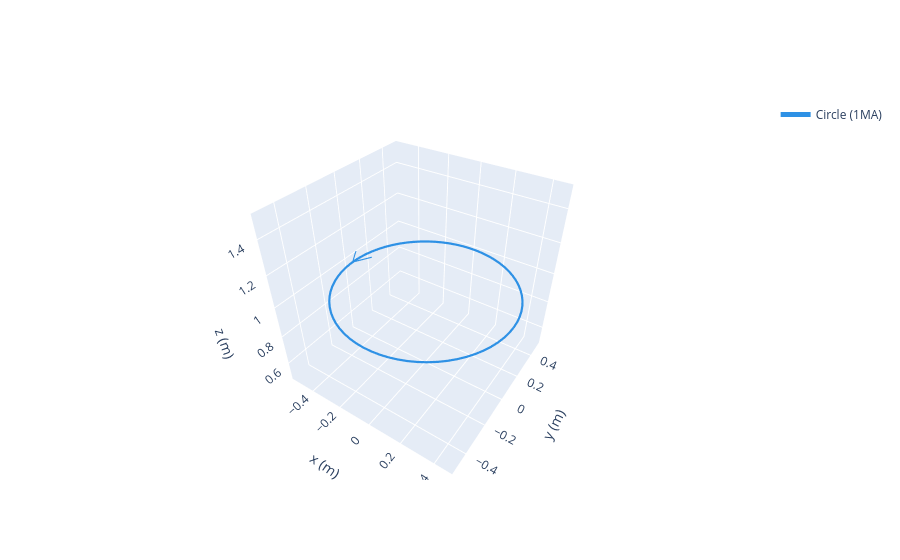

The code cell stored with this chart in its notebook:
### Markdown cell above
Remember that the matplotlib streamline plot expects the U and V parameters (which give the direction of the arrows) to be Y-axis first, then X-axis. This means that if you are working with 'ij' indexing like a regular, sane person, you must transpose the corresponding arrays when calling the streamplot function.

### Code cell
from magpylib.current import Circle
c = Circle(current=1e6, diameter=1).move([0,0,(1)])
mp.show(c)

### Figure 1 — Plotly figure (JSON) as saved in the notebook; plotly's stock layout.template omitted (floating-point values rounded to 4 significant figures)
{"data": [{"legendgroup": "Circle(id=4863577360)", "mode": "lines", "name": "Circle (1MA)", "opacity": 1, "showlegend": true, "x": [-0.56, -0.5, -0.44], "y": [0.1, 6.123e-17, 0.1], "z": [1.0, 1.0, 1.0], "type": "scatter3d", "line": {"width": 2.2, "dash": "solid", "color": "#2e91e5"}}, {"legendgroup": "Circle(id=4863577360)", "mode": "lines", "name": "Circle (1MA)", "opacity": 1, "showlegend": false, "x": [0.5, 0.498, 0.4922, 0.4825, 0.469, 0.4518, 0.4312, 0.4071, 0.3798, 0.3496, 0.3167, 0.2812, 0.2436, 0.204, 0.1629, 0.1205, 0.07712, 0.03316, -0.01106, -0.0552, -0.0989, -0.1418, -0.1837, -0.224, -0.2627, -0.2992, -0.3335, -0.3651, -0.3939, -0.4195, -0.4419, -0.4609, -0.4762, -0.4878, -0.4956, -0.4995, -0.4995, -0.4956, -0.4878, -0.4762, -0.4609, -0.4419, -0.4195, -0.3939, -0.3651, -0.3335, -0.2992, -0.2627, -0.224, -0.1837, -0.1418, -0.0989, -0.0552, -0.01106, 0.03316, 0.07712, 0.1205, 0.1629, 0.204, 0.2436, 0.2812, 0.3167, 0.3496, 0.3798, 0.4071, 0.4312, 0.4518, 0.469, 0.4825, 0.4922, 0.498, 0.5], "y": [0.0, 0.04419, 0.08803, 0.1312, 0.1733, 0.2141, 0.2532, 0.2903, 0.3251, 0.3574, 0.3869, 0.4134, 0.4367, 0.4565, 0.4727, 0.4853, 0.494, 0.4989, 0.4999, 0.4969, 0.4901, 0.4795, 0.4651, 0.447, 0.4255, 0.4006, 0.3726, 0.3416, 0.308, 0.272, 0.2339, 0.1939, 0.1524, 0.1097, 0.06618, 0.02212, -0.02212, -0.06618, -0.1097, -0.1524, -0.1939, -0.2339, -0.272, -0.308, -0.3416, -0.3726, -0.4006, -0.4255, -0.447, -0.4651, -0.4795, -0.4901, -0.4969, -0.4999, -0.4989, -0.494, -0.4853, -0.4727, -0.4565, -0.4367, -0.4134, -0.3869, -0.3574, -0.3251, -0.2903, -0.2532, -0.2141, -0.1733, -0.1312, -0.08803, -0.04419, -1.225e-16], "z": [1.0, 1.0, 1.0, 1.0, 1.0, 1.0, 1.0, 1.0, 1.0, 1.0, 1.0, 1.0, 1.0, 1.0, 1.0, 1.0, 1.0, 1.0, 1.0, 1.0, 1.0, 1.0, 1.0, 1.0, 1.0, 1.0, 1.0, 1.0, 1.0, 1.0, 1.0, 1.0, 1.0, 1.0, 1.0, 1.0, 1.0, 1.0, 1.0, 1.0, 1.0, 1.0, 1.0, 1.0, 1.0, 1.0, 1.0, 1.0, 1.0, 1.0, 1.0, 1.0, 1.0, 1.0, 1.0, 1.0, 1.0, 1.0, 1.0, 1.0, 1.0, 1.0, 1.0, 1.0, 1.0, 1.0, 1.0, 1.0, 1.0, 1.0, 1.0, 1.0], "type": "scatter3d", "line": {"width": 4.4, "dash": "solid", "color": "#2e91e5"}}], "layout": {"scene": {"xaxis": {"range": [-0.56, 0.5], "autorange": false, "title": {"text": "x (m)"}}, "yaxis": {"range": [-0.53, 0.53], "autorange": false, "title": {"text": "y (m)"}}, "zaxis": {"range": [0.47, 1.53], "autorange": false, "title": {"text": "z (m)"}}, "aspectratio": {"x": 1, "y": 1, "z": 1}, "camera": {"eye": {"x": 1, "y": -1.5, "z": 1.4}}, "aspectmode": "manual"}, "legend": {"itemsizing": "constant"}}}
